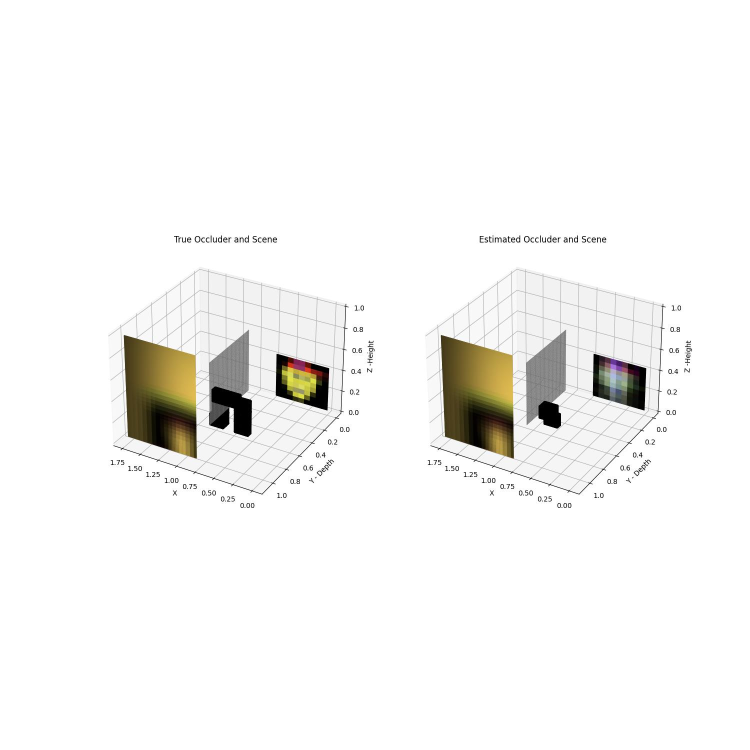
#> input picture SNLLS/results/Estimated_Kronecker.jpg, 1500 x 1500 px (shown at 1/2 size)
$ python combined_results.py
#> lines starting #> are read from the running program, lines starting #| are printed output that depends on the picture
import os
from PIL import Image
import matplotlib.pyplot as plt
import numpy as np


def main():


    """
        Uncomment to Run the Reconstruuction Reults in Parallel

    """
    # [18 lines of commented-out code are left out]

    saved_fig = ["./results/Estimated_Kronecker.jpg", "./results/AMA_Estimated_1.jpg",  "./results/AMA_Estimated_2.jpg",  "./results/Real_Recons.jpg",]
    names = ["Lifting Method", "Alternating Minimization Method", "Alternating Minimization Method with Split, b", "Real Reconstruction Results"]

    plt.figure(figsize=(10, len(saved_fig) * 5))


    for i, fig in enumerate(saved_fig):

        img = np.asarray(Image.open(fig))
#> img is the input picture: shape (1500, 1500, 3); mean R, G, B 245.7, 245.3, 243.8

        plt.subplot(len(saved_fig), 1, i + 1)
        plt.imshow(img[400:1000, 200:])
        plt.axis('off')  # Hide axis
        plt.title(f"{names[i]}")

    plt.tight_layout()
    plt.savefig("combined_results")
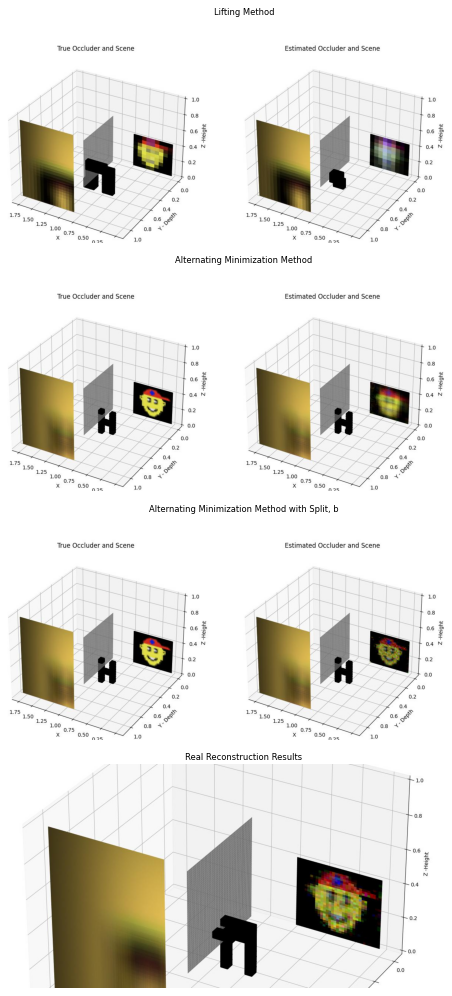
#> figure drawn by matplotlib, 4 panels


if __name__ == "__main__":
    main()
